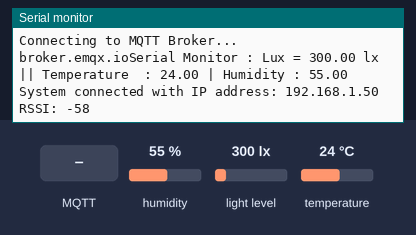
Simulated run of this program. Board: ESP32. Parts: the last lines printed to the serial monitor. Inputs (shaded band) come from the test bench; at power-on: humidity 55 %, light level 300 lx, temperature 24 °C. WiFi joins after 1.5 s; servers stay silent unless stated; no MQTT or app messages arrive unless stated.

Above: at 1.8 s.
1.9 s: MQTT message "1" arrives on the first subscribed topic
At 5.6 s:
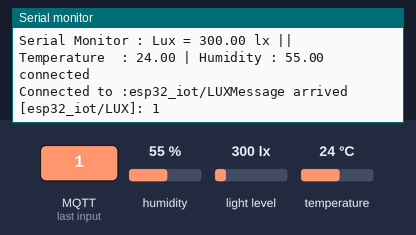
6.5 s: MQTT message "0" arrives on the first subscribed topic
At 6.9 s:
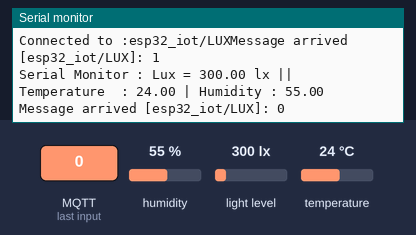
8.0 s: MQTT message "on" arrives on the first subscribed topic
9.5 s: MQTT message "off" arrives on the first subscribed topic
At 9.9 s:
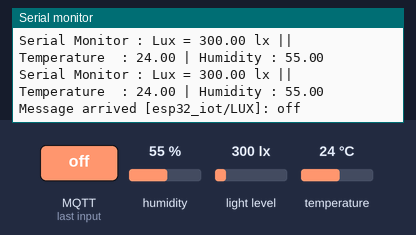
11.0 s: humidity set to 22 %
At 11.8 s:
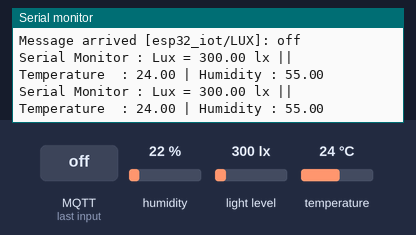
12.5 s: light level set to 40 lx
At 13.8 s:
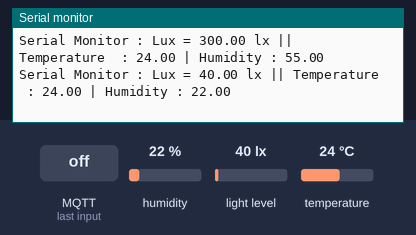
Timing chart, 0 to 15.0 s (numbered marks = the images above; inputs shaded):
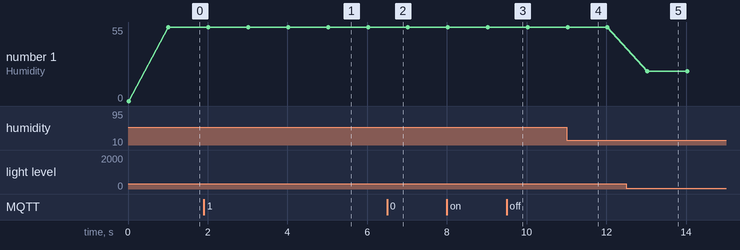

Measured:
- after the input at 1.9 s, the serial monitor: prints a new line after 3.2 s (image 1)
- after the input at 6.5 s, the serial monitor: prints a new line at once (image 2)
- after the input at 9.5 s, the serial monitor: prints a new line at once (image 3)
- after the input at 12.5 s, the serial monitor: prints a new line after 0.53 s (image 5)

The program:

main.cpp
```cpp
#include <Arduino.h>
#include "Wire.h"
#include <WiFi.h>
#include <Wire.h>
#include <BH1750.h>
#include <Ticker.h>
#include <DHTesp.h>
#include <PubSubClient.h>
 #include <Adafruit_GFX.h>
// for oled

// for mqtt
#define WIFI_SSID "LUMBALUMBA 4G"
#define WIFI_PASSWORD "Kupukupu"

#define MQTT_BROKER  "broker.emqx.io"
#define MQTT_TOPIC_PUBLISH   "esp32_iot/data"
#define MQTT_TOPIC_LUX "esp32_iot/LUX"
#define MQTT_TOPIC_SUBSCRIBE "esp32_iot/cmd"

#define DHT_PIN 18
#define DHT_TYPE DHTesp::DHT11

BH1750 lightMeter ;
DHTesp dht;

WiFiClient espClient;

PubSubClient mqtt(espClient);
char g_szDeviceId[30];
char szData[999]; //char array to store data published to mqtt


float temp, hum, lux; // declare variable for sensor data
String StatusDisplay;  // mqtt connection status display
//xyz = 241

void humRead(void *pvParameters){ //Y
  while(1){

   hum = dht.getHumidity();

  vTaskDelay(4000 / portTICK_PERIOD_MS);}
   //}

}
void tempRead(void *pvParameters){//X

// using debounce to prevent data not showing
   int failedCount = 0;
  const int maxFailedCount = 5; // maximum number of consecutive failures before setting temp to NaN
  while(1) {
    float tempRead = dht.getTemperature();
    if(!isnan(tempRead)) { // check if data was successfully read
      temp = tempRead; // update temp if data was successfully read
      failedCount = 0; // reset failure count
    }
    else {
      failedCount++; // increment failure count
      if (failedCount >= maxFailedCount) {
        temp = NAN; // set temp to NaN if there have been too many consecutive failures
        failedCount = 0; // reset failure count
      }
    }
  vTaskDelay(2000 / portTICK_PERIOD_MS);
  }}


void luxRead(void *pvParameters){//Z

  while(1){
  lux = lightMeter.readLightLevel();
  if(lux >=400 ){

     sprintf(szData,"BOX CONDITION: WARNING,2501994241 Lux Data %.2f lx\n",lux);
      mqtt.publish(MQTT_TOPIC_LUX, szData);
  }
  else
  { sprintf(szData,"BOX CONDITION: CLOSED,2501994241 Lux Data %.2f lx\n",lux);
      mqtt.publish(MQTT_TOPIC_LUX, szData);
   // to publish data to Topic Lux
   }


  vTaskDelay(1000 / portTICK_PERIOD_MS);}
}
void serialDisplay(void *pvParameters){
  while (1) {
 Serial.printf("Serial Monitor : Lux = %.2f lx || Temperature  : %.2f | Humidity : %.2f\n", lux, temp, hum);

  vTaskDelay(1000 / portTICK_PERIOD_MS);}
   //
}

void WifiConnect(void *pvParameters){ // connect to wifi


  while (WiFi.waitForConnectResult() != WL_CONNECTED) {

    Serial.println("Connection Failed! Rebooting...");
    delay(5000);
    ESP.restart(); // if not connect, restart
  }
  Serial.print("System connected with IP address: ");
  Serial.println(WiFi.localIP());
  Serial.printf("RSSI: %d\n", WiFi.RSSI());
  vTaskDelete(NULL); // deleting the task
}


void msgRecieve(char* topSub,byte* payload, unsigned int len){

  Serial.print("Message arrived [");
  Serial.print(topSub);
  Serial.print("]: ");
  Serial.write(payload, len);
  Serial.println();
  delay(1000);

}// recieve message from mqtt broker

boolean connectionStatus = false;
void mqttConnect(void *pvParameters){

  Serial.println("Connecting to MQTT Broker...");
  Serial.print(MQTT_BROKER);
  Serial.print(g_szDeviceId);

    mqtt.setCallback(msgRecieve);


  for(int i=0; i<3 && !connectionStatus; i++){
    StatusDisplay = "connecting...";
    connectionStatus = mqtt.connect(g_szDeviceId); // to set it to true
    delay(5000);
    if (!connectionStatus){ // if not connected, keep try to reconnect
      StatusDisplay = "failed";

      Serial.print("connection failed, Rebooting \n");
    }
    else if (connectionStatus)
  {

    StatusDisplay = "connected";
    Serial.println("connected");
    Serial.print("Connected to :");
    Serial.print(MQTT_TOPIC_LUX);


    mqtt.subscribe(MQTT_TOPIC_LUX);
    mqtt.connected(); // to tell that the mqtt is connected
   vTaskDelete(NULL); // deleting the task after connect
  }

  }

vTaskDelay(2000 / portTICK_PERIOD_MS);

}
///////////////////////////////

void setup() {
Serial.begin(115200);
mqtt.setServer(MQTT_BROKER, 1883);
WiFi.begin(WIFI_SSID, WIFI_PASSWORD);

  // Initialize the I2C bus (BH1750 library doesn't do this automatically)
  Wire.begin();
    lightMeter.begin();
  dht.setup(DHT_PIN, DHT_TYPE);

  xTaskCreatePinnedToCore(humRead, "sensorRead", 2044, NULL, 1, NULL, 0);
 xTaskCreatePinnedToCore(tempRead, "Temperature", 2044, NULL, 1, NULL, 0);
  xTaskCreatePinnedToCore(luxRead, "luxRead", 2044, NULL, 1, NULL, 0);
 xTaskCreatePinnedToCore(serialDisplay, "sensorDisplay", 2044, NULL, 1, NULL, 0);
xTaskCreatePinnedToCore(WifiConnect, "WifiConnect", 4048, NULL, 1, NULL, 0);

//mqtt
  xTaskCreatePinnedToCore(mqttConnect, "mqttConnect", 4048, NULL, 1, NULL, 0);


}
void loop() {

 mqtt.loop();


}
```
